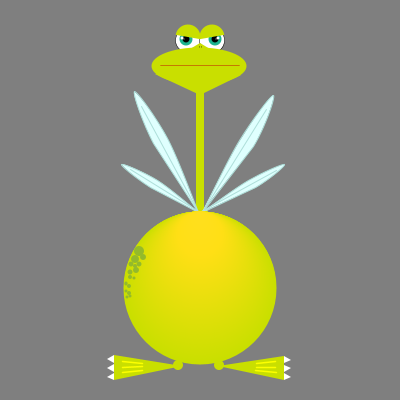
Frame 1 (no input)
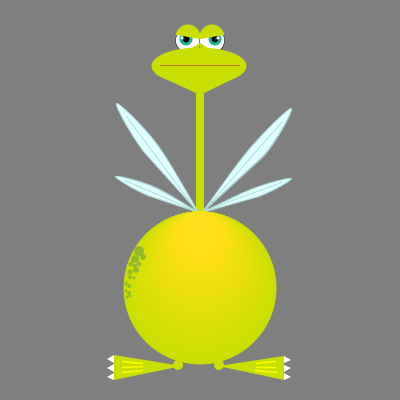
Frame 60 (the mouse pressed at the canvas centre just before this capture)
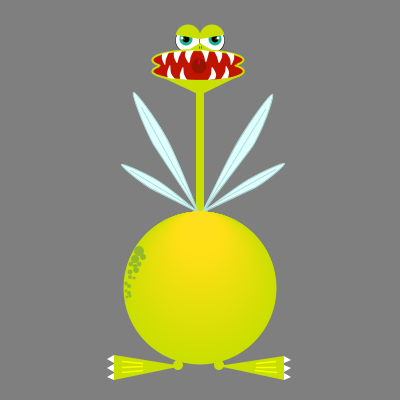
Frame 120 (the mouse held since frame 60 and released just before this capture)

The Processing sketch that drew these frames (run headless with seeded random() and noise(); from frame 60 on, the mouse is pressed at the canvas centre):

// Processing sketch: processing_92367
// ── processing_92367.pde

//centre du monstre (au centre du ventre)
float x;
float y;

//Couleurs
//vert
color c = color(201, 223, 0);
//rouge
color r = color (191, 20, 0);
//jaune
color j = color (253, 255, 0);
//vert foncé
color v = color (56, 255, 0);

//Variables pour allonger et retrecir le cou
float distance;
float bougeY;
float bougeSin;

//Variables pour l'assouplissement des ailles
float targetY;
float y1;

//Variables pour la minutrie
float oscillationCompteur;
int timeStamp;
float vitesse;

//Variable pour changer l'état de l'ouverture de la bouche
int etat;

//Tableaux pour les taches
float[] tacheX= {
  x-61, x-65, x-57, x-64, x-61, x-69, x-65, x-70, x-71, x-71, x-70, x-66, x-74, x-74, x-74, x-70, x-73
};
float[] tacheY= {
  y-39, y-31, y-33, y-20, y-26, y-26, y-24, y-13, y-4, y+3, y-18, y-12, y-7, y-6, y+1, y+6, y+7, y+11
};
float[] tacheRayon= {
  10, 8, 6, 6, 5, 5, 4, 4, 4, 4, 5, 3, 3, 3, 3, 3, 3
};

float distance1;


void setup() {
  //Initialisation du sketch
  size(400, 400);
  frameRate(30);
  smooth();

  //centre du monstre  
  x= width*0.5;
  y= height* 0.72;

  //Variables pour allonger et retrecir le cou 
  distance=0;
  bougeSin=0;
  //Variables qui suit le mouvement de la tête
  bougeY=0;

  //Variables pour l'assouplissement des ailles
  targetY=height/2;
  y1= random (height);

  //Variables pour la minutrie
  oscillationCompteur=0;
  timeStamp=millis();
  vitesse =  0.5;

  //Variable pour changer l'état de l'ouverture de la bouche
  etat=1;
}


void draw () {
  //Couleur de fond de du sketch
  background(127);

  //Condition pour faire bouger la tête lors d'un clic
  if (mousePressed) {
    bougeY=sin(radians(bougeSin))*20;
    //Pour déterminer la zone interactive circulaire de la tête
    //La zone circulaire suit le mouvement de la tête
    distance = dist( mouseX, mouseY, x, y-232+bougeY ) ;
    if ( distance <42 ) {
      bougeSin+=10;
    }
  }
  //DEBUT TÊTE///////////////////////////////////////////////////////////////  
  //OEIL GAUCHE
  fill (255);
  stroke (0);
  strokeWeight(0.5);
  ellipse (x-12, y-248+bougeY, 25, 25);

  //iris
  noStroke();
  fill(27, 179, 143);
  ellipse(x-14, y-249+bougeY, 13, 13);

  //pupille
  fill(0);
  ellipse (x-14, y-249+bougeY, 7, 7);

  //cercle de lumiere
  fill(255);
  ellipse (x-18, y-250+bougeY, 3, 3);
  ellipse (x-16, y-249+bougeY, 1, 1);

  //OEIL DROIT
  fill (255);
  stroke (0);
  strokeWeight(0.5);
  ellipse (x+12, y-248+bougeY, 25, 25);

  //iris
  noStroke();
  fill(27, 179, 143);
  ellipse(x+15, y-249+bougeY, 13, 13);

  //pupille
  fill(0);
  ellipse (x+15, y-249+bougeY, 7, 7); 

  //cercle de lumiere
  fill(255);
  ellipse (x+18, y-250+bougeY, 3, 3);
  ellipse (x+16, y-249+bougeY, 1, 1);

  fill(c);  
  noStroke();

  //paupiere gauche
  arc(x-12, y-251+bougeY, 25, 25, radians(190), radians(370));

  //paupiere droite
  arc(x+12, y-251+bougeY, 25, 25, radians(170), radians(350));

  //nez
  triangle (x, y-245+bougeY, x+15, y-236+bougeY, x-15, y-236+bougeY);

  //narine
  stroke (0);
  strokeWeight(0.5);
  line (x+1, y-242+bougeY, x+1, y-240+bougeY);
  line (x-1, y-242+bougeY, x-1, y-240+bougeY);

  //machoire
  noStroke();
  triangle (x, y-193+bougeY, x-45, y-214+bougeY, x+41, y-213+bougeY);

  //DÉBUT BOUCHE///////////////////////////////////////
  //État initial
  if (etat%2==0) {
    //bouche ouverte
    fill(r);
    noStroke();
    ellipse (x-2, y-217+bougeY, 91, 20); 
    ellipse (x-2, y-228+bougeY, 91, 20);
    noFill();
    stroke(c);
    strokeWeight (2);
    arc (x-2, y-228+bougeY, 91, 20, radians(148), radians(390));
    arc(x-2, y-217+bougeY, 91, 20, radians(-35), radians(210));

    //glotte
    noStroke();
    fill(148, 20, 0);
    ellipse (x-1, y-222+bougeY, 15, 15);
    fill(223, 0, 48);
    ellipse (x-1, y-227+bougeY, 2, 4);
    ellipse (x-1, y-225+bougeY, 2, 3);

    //dents de l'extérieur a l'interieur
    //dent 1 haut gauche
    noStroke();
    fill(255);
    //utiliser les curveVertex pour dessiner les courbes de la dent
    beginShape();
    curveVertex (x-38, y-234+bougeY);
    curveVertex (x-38, y-234+bougeY);
    curveVertex (x-38, y-229+bougeY);
    curveVertex (x-35, y-223+bougeY);
    curveVertex (x-34, y-229+bougeY);
    curveVertex (x-31, y-236+bougeY);
    curveVertex (x-31, y-236+bougeY);
    endShape(CLOSE);

    //dent 2 haut gauche
    noStroke();
    fill(255);
    //utiliser les curveVertex pour dessiner les courbes de la dent
    beginShape();
    curveVertex (x-26, y-236+bougeY);
    curveVertex (x-26, y-236+bougeY);
    curveVertex (x-26, y-231+bougeY);
    curveVertex (x-23, y-225+bougeY);
    curveVertex (x-21, y-231+bougeY);
    curveVertex (x-18, y-237+bougeY);
    curveVertex (x-18, y-237+bougeY);
    endShape(CLOSE);

    //dent 3 haut gauche
    noStroke();
    fill(255);
    //utiliser les curveVertex pour dessiner les courbes de la dent
    beginShape();
    curveVertex (x-14, y-237+bougeY);
    curveVertex (x-14, y-237+bougeY);
    curveVertex (x-15, y-232+bougeY);
    curveVertex (x-11, y-225+bougeY);
    curveVertex (x-9, y-232+bougeY);
    curveVertex (x-6, y-238+bougeY);
    curveVertex (x-6, y-238+bougeY);
    endShape(CLOSE);

    //dent 1 haut droit
    noStroke();
    fill(255);
    //utiliser les curveVertex pour dessiner les courbes de la dent
    beginShape();
    curveVertex (x+26, y-236+bougeY);
    curveVertex (x+26, y-236+bougeY);
    curveVertex (x+30, y-229+bougeY);
    curveVertex (x+31, y-223+bougeY);
    curveVertex (x+34, y-229+bougeY);
    curveVertex (x+34, y-234+bougeY);
    curveVertex (x+34, y-234+bougeY);
    endShape(CLOSE);

    //dent 2 haut droit
    noStroke();
    fill(255);
    //utiliser les curveVertex pour dessiner les courbes de la dent
    beginShape();
    curveVertex (x+14, y-237+bougeY);
    curveVertex (x+14, y-237+bougeY);
    curveVertex (x+17, y-231+bougeY);
    curveVertex (x+19, y-225+bougeY);
    curveVertex (x+22, y-231+bougeY);
    curveVertex (x+22, y-236+bougeY);
    curveVertex (x+22, y-236+bougeY);
    endShape(CLOSE);

    //dent 3 haut droit
    noStroke();
    fill(255);
    //utiliser les curveVertex pour dessiner les courbes de la dent
    beginShape();
    curveVertex (x+1, y-238+bougeY);
    curveVertex (x+1, y-238+bougeY);
    curveVertex (x+4, y-232+bougeY);
    curveVertex (x+6, y-226+bougeY);
    curveVertex (x+9, y-236+bougeY);
    curveVertex (x+9, y-237+bougeY);
    curveVertex (x+9, y-237+bougeY);
    endShape(CLOSE);

    //dent 1 bas gauche
    noStroke();
    fill(255);
    //utiliser les curveVertex pour dessiner les courbes de la dent
    beginShape();
    curveVertex (x-32, y-210+bougeY);
    curveVertex (x-32, y-210+bougeY);
    curveVertex (x-33, y-215+bougeY);
    curveVertex (x-30, y-223+bougeY);
    curveVertex (x-29, y-215+bougeY);
    curveVertex (x-25, y-209+bougeY);
    curveVertex (x-25, y-209+bougeY);
    endShape(CLOSE);

    //dent 2 bas gauche
    noStroke();
    fill(255);
    //utiliser les curveVertex pour dessiner les courbes de la dent
    beginShape();
    curveVertex (x-20, y-209+bougeY);
    curveVertex (x-20, y-209+bougeY);
    curveVertex (x-20, y-214+bougeY);
    curveVertex (x-17, y-221+bougeY);
    curveVertex (x-16, y-214+bougeY);
    curveVertex (x-13, y-208+bougeY);
    curveVertex (x-13, y-208+bougeY);
    endShape(CLOSE);

    //dent bas droite
    noStroke();
    fill(255);
    //utiliser les curveVertex pour dessiner les courbes de la dent
    beginShape();
    curveVertex (x+21, y-209+bougeY);
    curveVertex (x+21, y-209+bougeY);
    curveVertex (x+25, y-216+bougeY);
    curveVertex (x+26, y-222+bougeY);
    curveVertex (x+29, y-216+bougeY);
    curveVertex (x+28, y-210+bougeY);
    curveVertex (x+28, y-210+bougeY);
    endShape(CLOSE);

    //dent 2 bas droite
    noStroke();
    fill(255);
    //utiliser les curveVertex pour dessiner les courbes de la dent
    beginShape();
    curveVertex (x+8, y-208+bougeY);
    curveVertex (x+8, y-208+bougeY);
    curveVertex (x+11, y-214+bougeY);
    curveVertex (x+12, y-221+bougeY);
    curveVertex (x+16, y-214+bougeY);
    curveVertex (x+15, y-209+bougeY);
    curveVertex (x+15, y-209+bougeY);
    endShape(CLOSE);
  }
  //Changer d'état pour fermer la bouche
  else if (etat%2==1)
  {
    //bouche fermée
    fill(c);
    noStroke();
    ellipse (x-1, y-222+bougeY, 95, 37);
    stroke(r);
    line(x-40, y-223+bougeY, x+39, y-223+bougeY);
  } 
  //FIN BOUCHE///////////////////////////////////////////////////////
  //FIN TÊTE/////////////////////////////////////////////////////////////
  
  //cou
  noStroke();
  fill(c);
  rect (x-4, y-205+bougeY, 8, 155);

  //DEBUT PIED GAUCHE ///////////////////////////////////////////////////
  fill(c);
  //talon
  ellipse (x-22, y+77, 10, 10);
  //patte
  triangle (x-18, y+78, x-86, y+67, x-86, y+92);

  //lignes pied gauche
  stroke (j);
  strokeWeight(1.5);
  line (x-78, y+73, x-58, y+75);
  line (x-78, y+79, x-58, y+78);
  line (x-78, y+84, x-58, y+82);

  //griffes
  noStroke();
  fill (255);
  triangle (x-93, y+71, x-86, y+67, x-86, y+75);
  triangle (x-93, y+80, x-86, y+76, x-86, y+84);
  triangle (x-93, y+89, x-86, y+85, x-86, y+92);
  //FIN PIED GAUCHE//////////////////////////////////////////////////////

  //DEBUT PIED DROIT/////////////////////////////////////////////////////
  fill(c);
  //talon
  ellipse (x+19, y+77, 10, 10);
  //patte
  triangle (x+18, y+78, x+84, y+68, x+84, y+92);

  //lignes pied droite
  stroke (j);
  line (x+56, y+75, x+75, y+73);
  line (x+56, y+79, x+75, y+79);
  line (x+55, y+82, x+76, y+84);

  //griffes
  noStroke();
  fill (255);
  triangle (x+91, y+72, x+84, y+68, x+84, y+75);
  triangle (x+91, y+80, x+84, y+77, x+84, y+84);
  triangle (x+91, y+89, x+84, y+85, x+84, y+92);
  //FIN PIED DROIT/////////////////////////////////////////////////////////

  //DEBUT AILLES////////////////////////////////////////////////////////////////////
  //Mouvements des ailles/
  pushMatrix ();
  //Assouplissement proportionnelle pour 1 variable
  float ratio = 0.2;
  y1 = (targetY - y1)* ratio + y1;

  //Minutrie pour les ailles. Change de vitesse aux 5 sec. entre les valeurs 0.01 et 0.5
  int tempsEcoule= millis()-timeStamp;
  if (tempsEcoule>= 5000) {
    timeStamp = millis();
    vitesse =  random (0.01, 0.5);
  }
  //Faire une translation pour mettre le point d'origine des ailles de gauche à la bonne place sur la scène
  translate (198, 212);
  //Déterminer la rotation des l'ailles de gauche
  rotate (cos (oscillationCompteur)* radians(5));

  //aille gauche (grosse)
  strokeWeight(1);
  fill(223, 255, 254);
  oscillationCompteur = oscillationCompteur + vitesse;
  //utiliser les curveVertex pour dessiner les courbes de l'aille
  beginShape();
  curveVertex (0, 0);
  curveVertex (0, 0);
  curveVertex (-37, -71);
  curveVertex (-74, -114);
  curveVertex (-50, -64);
  curveVertex (0, 0);
  stroke(173, 222, 217);
  endShape(CLOSE);
  line(-2, -3, -65, -100);

  //aille gauche (petite)
  fill(223, 255, 254);
  stroke (173, 222, 217);
  //utiliser les curveVertex pour dessiner les courbes de l'aille
  beginShape();
  curveVertex (0, 0);
  curveVertex (0, 0);
  curveVertex (-43, -28);
  curveVertex (-80, -41);
  curveVertex (-49, -20);
  curveVertex (0, 0);
  endShape(CLOSE);
  line(0, -1, -71, -36);
  stroke(173, 222, 217);
  popMatrix();

  pushMatrix ();
  //Faire une translation pour mettre le point d'origine des ailles de droite à la bonne place sur la scène
  translate (202, 212);
  //Déterminer la rotation des ailles de droite
  rotate (cos (oscillationCompteur)* radians(-5));

  //aille droite (grosse)
  fill(223, 255, 254);
  oscillationCompteur = oscillationCompteur + 0.5;
  stroke (173, 222, 217);
  //utiliser les curveVertex pour dessiner les courbes de l'aille
  beginShape();
  curveVertex (0, 0);
  curveVertex (0, 0);
  curveVertex (43, -68);
  curveVertex (80, -111);
  curveVertex (56, -61);
  curveVertex (0, 0);
  endShape(CLOSE);
  line(0, 0, 72, -97);
  stroke(173, 222, 217);

  //aille droite (petite)
  fill(223, 255, 254);
  stroke (173, 222, 217);
  //utiliser les curveVertex pour dessiner les courbes de l'aille
  beginShape();
  curveVertex (0, 0);
  curveVertex (0, 0);
  curveVertex (49, -28);
  curveVertex (86, -41);
  curveVertex (55, -20);
  curveVertex (0, 0);
  endShape(CLOSE);
  line(0, -1, 77, -36);
  stroke(173, 222, 217);
  popMatrix();
  //FIN AILLES//////////////////////////////////////////////////////////////////

  //ventre (boucle dans le dégradé)
  for (int i=0; i<=153; i++) {
    noStroke();
    fill(201+i*0.5, 223, 0+i*0.2);
    ellipse (x, y-i*0.5, 153-i, 153-i);
  }

  //DEBUT taches sur le côté gauche du ventre////////////////////////////////////////////////////
  //Boucle pour afficher les taches(cercles) 
  for (int i=0; i<=tacheX.length-1; i++) {
    //condition pour que le curseur soit à l'intérieur d'une zone interactive circulaire
    distance1= dist(mouseX, mouseY, tacheX[i]+200, tacheY[i]+290);
    if (distance1 < tacheRayon[i]*0.5) {
      fill (v);
    }
    else {
      fill(148, 186, 43);
    }
    noStroke();
    ellipse (tacheX[i]+200, tacheY[i]+290, tacheRayon[i], tacheRayon[i]);
  }
  //FIN taches sur le côté gauche du ventre//////////////////////////////////////////////////
}


void mousePressed() {
  //Condition de la zone interactive rectangulaire du cou
  //cliquer sur le cou pour qu'il s'allonge et se rétrécit
  {
    if (mouseX<x+4 && mouseX>x-4 && mouseY<y-71 && mouseY>y-211)
    {
      etat++;
    }
  }
}
